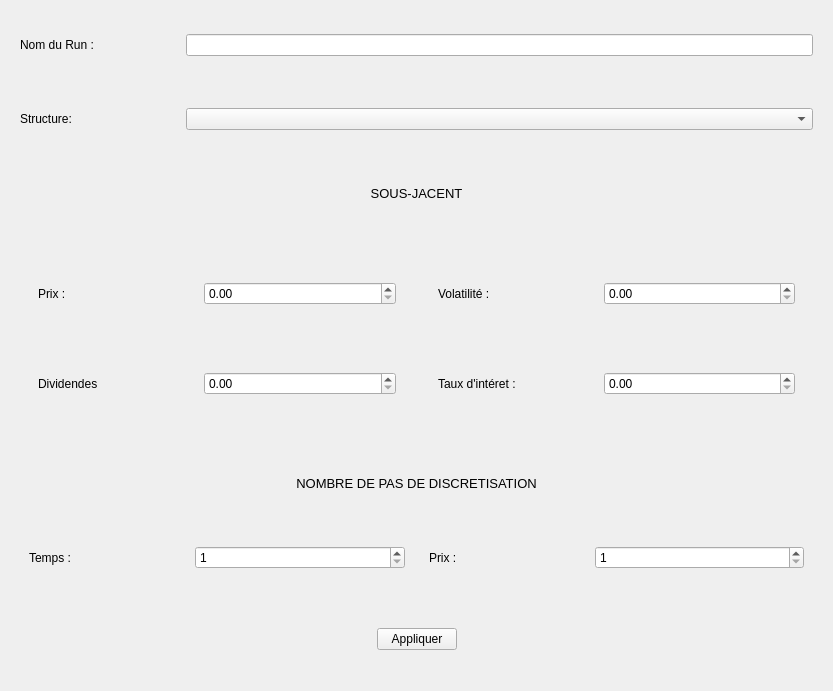
<?xml version="1.0" encoding="UTF-8"?>
<ui version="4.0">
 <class>RunSettings</class>
 <widget class="QWidget" name="RunSettings">
  <property name="geometry">
   <rect>
    <x>0</x>
    <y>0</y>
    <width>833</width>
    <height>691</height>
   </rect>
  </property>
  <property name="sizePolicy">
   <sizepolicy hsizetype="Preferred" vsizetype="Preferred">
    <horstretch>0</horstretch>
    <verstretch>0</verstretch>
   </sizepolicy>
  </property>
  <property name="minimumSize">
   <size>
    <width>700</width>
    <height>0</height>
   </size>
  </property>
  <property name="windowTitle">
   <string>Form</string>
  </property>
  <layout class="QVBoxLayout" name="verticalLayout_3">
   <item>
    <widget class="QWidget" name="widget" native="true">
     <property name="sizePolicy">
      <sizepolicy hsizetype="Preferred" vsizetype="Preferred">
       <horstretch>12</horstretch>
       <verstretch>0</verstretch>
      </sizepolicy>
     </property>
     <property name="minimumSize">
      <size>
       <width>500</width>
       <height>60</height>
      </size>
     </property>
     <layout class="QHBoxLayout" name="horizontalLayout">
      <item>
       <widget class="QLabel" name="label">
        <property name="minimumSize">
         <size>
          <width>160</width>
          <height>0</height>
         </size>
        </property>
        <property name="maximumSize">
         <size>
          <width>160</width>
          <height>16777215</height>
         </size>
        </property>
        <property name="text">
         <string>Nom du Run : </string>
        </property>
       </widget>
      </item>
      <item>
       <widget class="QLineEdit" name="Name">
        <property name="minimumSize">
         <size>
          <width>300</width>
          <height>0</height>
         </size>
        </property>
       </widget>
      </item>
     </layout>
    </widget>
   </item>
   <item>
    <widget class="QWidget" name="widget_2" native="true">
     <property name="sizePolicy">
      <sizepolicy hsizetype="Preferred" vsizetype="Preferred">
       <horstretch>12</horstretch>
       <verstretch>0</verstretch>
      </sizepolicy>
     </property>
     <property name="minimumSize">
      <size>
       <width>500</width>
       <height>60</height>
      </size>
     </property>
     <property name="sizeIncrement">
      <size>
       <width>500</width>
       <height>0</height>
      </size>
     </property>
     <layout class="QHBoxLayout" name="horizontalLayout_2">
      <item>
       <widget class="QLabel" name="label_2">
        <property name="minimumSize">
         <size>
          <width>160</width>
          <height>0</height>
         </size>
        </property>
        <property name="maximumSize">
         <size>
          <width>160</width>
          <height>16777215</height>
         </size>
        </property>
        <property name="text">
         <string>Structure: </string>
        </property>
       </widget>
      </item>
      <item>
       <widget class="QComboBox" name="StructuresList">
        <property name="minimumSize">
         <size>
          <width>300</width>
          <height>0</height>
         </size>
        </property>
       </widget>
      </item>
     </layout>
    </widget>
   </item>
   <item>
    <widget class="QLabel" name="FenetreType">
     <property name="text">
      <string>&lt;html&gt;&lt;head/&gt;&lt;body&gt;&lt;p&gt;&lt;span style=&quot; font-size:10pt;&quot;&gt;SOUS-JACENT&lt;/span&gt;&lt;/p&gt;&lt;/body&gt;&lt;/html&gt;</string>
     </property>
     <property name="alignment">
      <set>Qt::AlignCenter</set>
     </property>
    </widget>
   </item>
   <item>
    <widget class="QWidget" name="widget_3" native="true">
     <property name="minimumSize">
      <size>
       <width>400</width>
       <height>210</height>
      </size>
     </property>
     <layout class="QHBoxLayout" name="horizontalLayout_10">
      <item>
       <widget class="QWidget" name="widget_11" native="true">
        <property name="minimumSize">
         <size>
          <width>300</width>
          <height>0</height>
         </size>
        </property>
        <property name="maximumSize">
         <size>
          <width>10000</width>
          <height>16777215</height>
         </size>
        </property>
        <layout class="QVBoxLayout" name="verticalLayout">
         <item>
          <widget class="QWidget" name="widget_5" native="true">
           <layout class="QHBoxLayout" name="horizontalLayout_3">
            <item>
             <widget class="QLabel" name="label_4">
              <property name="minimumSize">
               <size>
                <width>40</width>
                <height>0</height>
               </size>
              </property>
              <property name="maximumSize">
               <size>
                <width>160</width>
                <height>16777215</height>
               </size>
              </property>
              <property name="text">
               <string>Prix :</string>
              </property>
              <property name="alignment">
               <set>Qt::AlignLeading|Qt::AlignLeft|Qt::AlignVCenter</set>
              </property>
             </widget>
            </item>
            <item>
             <widget class="QDoubleSpinBox" name="S0"/>
            </item>
           </layout>
          </widget>
         </item>
         <item>
          <widget class="QWidget" name="widget_8" native="true">
           <layout class="QHBoxLayout" name="horizontalLayout_7">
            <item>
             <widget class="QLabel" name="label_7">
              <property name="minimumSize">
               <size>
                <width>40</width>
                <height>0</height>
               </size>
              </property>
              <property name="maximumSize">
               <size>
                <width>160</width>
                <height>16777215</height>
               </size>
              </property>
              <property name="text">
               <string>Dividendes</string>
              </property>
              <property name="alignment">
               <set>Qt::AlignLeading|Qt::AlignLeft|Qt::AlignVCenter</set>
              </property>
             </widget>
            </item>
            <item>
             <widget class="QDoubleSpinBox" name="Dividende"/>
            </item>
           </layout>
          </widget>
         </item>
        </layout>
       </widget>
      </item>
      <item>
       <widget class="QWidget" name="widget_12" native="true">
        <property name="minimumSize">
         <size>
          <width>300</width>
          <height>0</height>
         </size>
        </property>
        <layout class="QVBoxLayout" name="verticalLayout_2">
         <item>
          <widget class="QWidget" name="widget_7" native="true">
           <layout class="QHBoxLayout" name="horizontalLayout_5">
            <item>
             <widget class="QLabel" name="label_6">
              <property name="minimumSize">
               <size>
                <width>146</width>
                <height>0</height>
               </size>
              </property>
              <property name="maximumSize">
               <size>
                <width>160</width>
                <height>16777215</height>
               </size>
              </property>
              <property name="text">
               <string>Volatilité :</string>
              </property>
              <property name="alignment">
               <set>Qt::AlignLeading|Qt::AlignLeft|Qt::AlignVCenter</set>
              </property>
             </widget>
            </item>
            <item>
             <widget class="QDoubleSpinBox" name="Sigma"/>
            </item>
           </layout>
          </widget>
         </item>
         <item>
          <widget class="QWidget" name="widget_9" native="true">
           <layout class="QHBoxLayout" name="horizontalLayout_6">
            <item>
             <widget class="QLabel" name="label_8">
              <property name="minimumSize">
               <size>
                <width>40</width>
                <height>0</height>
               </size>
              </property>
              <property name="maximumSize">
               <size>
                <width>160</width>
                <height>16777215</height>
               </size>
              </property>
              <property name="text">
               <string>Taux d'intéret :</string>
              </property>
              <property name="alignment">
               <set>Qt::AlignLeading|Qt::AlignLeft|Qt::AlignVCenter</set>
              </property>
             </widget>
            </item>
            <item>
             <widget class="QDoubleSpinBox" name="r"/>
            </item>
           </layout>
          </widget>
         </item>
        </layout>
       </widget>
      </item>
     </layout>
    </widget>
   </item>
   <item>
    <widget class="QLabel" name="FenetreType_3">
     <property name="text">
      <string>&lt;html&gt;&lt;head/&gt;&lt;body&gt;&lt;p&gt;&lt;span style=&quot; font-size:10pt;&quot;&gt;NOMBRE DE PAS DE DISCRETISATION&lt;/span&gt;&lt;/p&gt;&lt;/body&gt;&lt;/html&gt;</string>
     </property>
     <property name="alignment">
      <set>Qt::AlignCenter</set>
     </property>
    </widget>
   </item>
   <item>
    <widget class="QWidget" name="widget_6" native="true">
     <property name="minimumSize">
      <size>
       <width>400</width>
       <height>0</height>
      </size>
     </property>
     <layout class="QHBoxLayout" name="horizontalLayout_8">
      <item>
       <widget class="QWidget" name="widget_10" native="true">
        <property name="minimumSize">
         <size>
          <width>250</width>
          <height>0</height>
         </size>
        </property>
        <layout class="QHBoxLayout" name="horizontalLayout_9">
         <item>
          <widget class="QLabel" name="label_9">
           <property name="minimumSize">
            <size>
             <width>30</width>
             <height>0</height>
            </size>
           </property>
           <property name="maximumSize">
            <size>
             <width>160</width>
             <height>16777215</height>
            </size>
           </property>
           <property name="text">
            <string>Temps :</string>
           </property>
           <property name="alignment">
            <set>Qt::AlignLeading|Qt::AlignLeft|Qt::AlignVCenter</set>
           </property>
          </widget>
         </item>
         <item>
          <widget class="QSpinBox" name="T">
           <property name="minimum">
            <number>1</number>
           </property>
           <property name="maximum">
            <number>200</number>
           </property>
          </widget>
         </item>
        </layout>
       </widget>
      </item>
      <item>
       <widget class="QWidget" name="widget_13" native="true">
        <property name="minimumSize">
         <size>
          <width>250</width>
          <height>0</height>
         </size>
        </property>
        <layout class="QHBoxLayout" name="horizontalLayout_11">
         <item>
          <widget class="QLabel" name="label_10">
           <property name="minimumSize">
            <size>
             <width>150</width>
             <height>0</height>
            </size>
           </property>
           <property name="maximumSize">
            <size>
             <width>160</width>
             <height>16777215</height>
            </size>
           </property>
           <property name="text">
            <string>Prix :</string>
           </property>
           <property name="alignment">
            <set>Qt::AlignLeading|Qt::AlignLeft|Qt::AlignVCenter</set>
           </property>
          </widget>
         </item>
         <item>
          <widget class="QSpinBox" name="P">
           <property name="minimum">
            <number>1</number>
           </property>
           <property name="maximum">
            <number>200</number>
           </property>
          </widget>
         </item>
        </layout>
       </widget>
      </item>
     </layout>
    </widget>
   </item>
   <item>
    <widget class="QWidget" name="widget_4" native="true">
     <property name="sizePolicy">
      <sizepolicy hsizetype="Preferred" vsizetype="Preferred">
       <horstretch>0</horstretch>
       <verstretch>0</verstretch>
      </sizepolicy>
     </property>
     <property name="minimumSize">
      <size>
       <width>186</width>
       <height>82</height>
      </size>
     </property>
     <property name="maximumSize">
      <size>
       <width>5000</width>
       <height>16777215</height>
      </size>
     </property>
     <layout class="QHBoxLayout" name="horizontalLayout_4">
      <item>
       <spacer name="horizontalSpacer">
        <property name="orientation">
         <enum>Qt::Horizontal</enum>
        </property>
        <property name="sizeHint" stdset="0">
         <size>
          <width>40</width>
          <height>20</height>
         </size>
        </property>
       </spacer>
      </item>
      <item>
       <widget class="QPushButton" name="Appliquer">
        <property name="maximumSize">
         <size>
          <width>150</width>
          <height>16777215</height>
         </size>
        </property>
        <property name="text">
         <string>Appliquer</string>
        </property>
       </widget>
      </item>
      <item>
       <spacer name="horizontalSpacer_2">
        <property name="orientation">
         <enum>Qt::Horizontal</enum>
        </property>
        <property name="sizeHint" stdset="0">
         <size>
          <width>40</width>
          <height>20</height>
         </size>
        </property>
       </spacer>
      </item>
     </layout>
    </widget>
   </item>
  </layout>
 </widget>
 <resources/>
 <connections/>
</ui>
